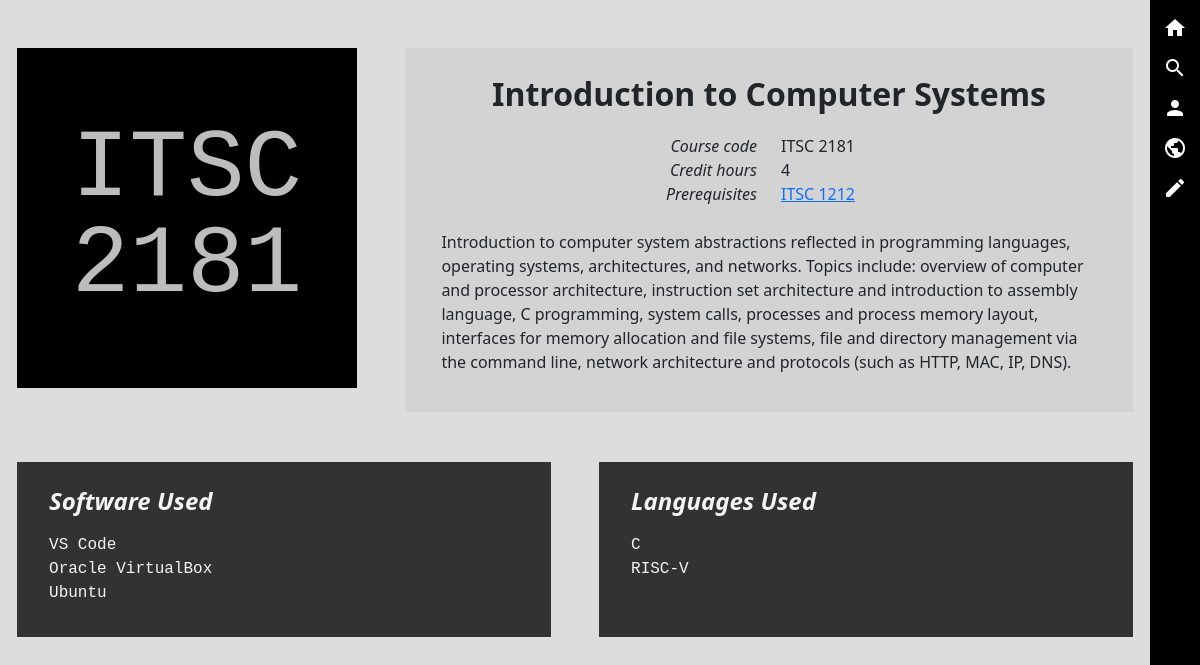
The page /course/1 on the database its author committed.
### app.py (models this page shows, shortened)
class Course(db.Model):
    id = db.Column(db.Integer, primary_key=True, autoincrement=True)
    title = db.Column(db.String(200), unique=True, nullable=False)
    course_code = db.Column(db.String(9), nullable=False)
    credit_hours = db.Column(db.Integer,nullable=False)
    description = db.Column(db.String(1000))
    compatible_language = db.relationship('Language', secondary=CourseLanguage, backref='compatible_course')
    compatible_software = db.relationship('Software', secondary=CourseSoftware, backref='compatible_course')
    course_requires = db.relationship('Course', secondary=CourseRequiresCourse, primaryjoin=(CourseRequiresCourse.c.course_id == id), secondaryjoin=(CourseRequiresCourse.c.required_course_id == id), backref='prerequisite_of')
    user_id = db.Column(db.String, db.ForeignKey(User.id))

class Software(db.Model):
    id = db.Column(db.Integer, primary_key=True, autoincrement=True)
    name = db.Column(db.String(200), unique=True, nullable=False)
    site_url = db.Column(db.String(200))
    download_url = db.Column(db.String(200))
    documentation_url = db.Column(db.String(200))
    description = db.Column(db.String(1000))
    guide_id = db.Column(db.Integer, db.ForeignKey(SoftwareGuide.id))
    user_id = db.Column(db.String, db.ForeignKey(User.id))

class Language(db.Model):
    id = db.Column(db.Integer, primary_key=True, autoincrement=True)
    name = db.Column(db.String(200), unique=True, nullable=False)
    site_url = db.Column(db.String(200))
    download_url = db.Column(db.String(200))
    documentation_url = db.Column(db.String(200))
    description = db.Column(db.String(1000))
    guide_id = db.Column(db.Integer, db.ForeignKey(LanguageGuide.id))
    user_id = db.Column(db.String, db.ForeignKey(User.id))
    compatible_software = db.relationship('Software', secondary=LanguageSoftware, backref='compatible_language')

### app.py (the view)
@app.route('/course/<int:id>', methods=['GET'])
def coursePage(id):
    course = db_access.getCourse(id)
    return render_template('database/course.html', course=course, languages=course.compatible_language, softwares=course.compatible_software, requires=course.course_requires)

### database_wrapper.py (called while the page is built)
    def getCourse(self, id):
        return self.Course.query.get_or_404(id)

### templates/database/course.html (shortened to what this page needs)
{% extends 'base.html' %}
{% block head %}
<link rel="stylesheet" href="{{ url_for('static', filename='css/database_page.css') }}">
{% endblock %}
{% block body %}
<div id="blocks" class="container mt-5">
    <div id="header-row" class="row g-5">
        <div class="col-xl-4"> <div class="ratio ratio-1x1">
            <div id="icon">
                <div> {% for line in course.course_code.split() %}
                        <h class="icon-text">{{ line }}</h>
                        <br>
                {% endfor %} </div>
            </div>
        </div> </div>
        <div class="col-xl-8"> <div id="details" class="overflow-auto">
            <h id="title" class="d-flex justify-content-center mb-3">{{ course.title }}</h>
            <div class="container">
                <div class="row">
                    <div class="col-sm-6 info_category">
                        Course code
                    </div>
                    <div class="col-sm-6 info_text">
                        {{ course.course_code }}
                    </div>
                </div>
                <div class="row">
                    <div class="col-sm-6 info_category">
                        Credit hours
                    </div>
                    <div class="col-sm-6 info_text">
                        {{ course.credit_hours }}
                    </div>
                </div>
                <div class="row">
                    <div class="col-sm-6 info_category">
                        Prerequisites
                    </div>
                    <div class="col-sm-6 info_text">
                        {% if requires|length < 1  %}
                        No Prerequisites
                        {% else %} {% for i in range(0,requires|length) %}
                        <a style="
                            color: rgba(var(--bs-link-color-rgb),var(--bs-link-opacity,1));
                            text-decoration: underline;"
                            href="/course/{{ requires[i].id }}"
                            >{{ requires[i].course_code }}</a>{% if i != requires|length-1 %}, {% endif %}
                        {% endfor %}
                        {% endif %}
                    </div>
                </div>
            </div>
            {% if course.description %}
            <p class="mt-4">{{ course.description }}</p>
            {% endif %}
        </div> </div>
    </div>
    <div id="links-row" class="row g-5">
        <div class="col-xl-6"> <div class="links-box">
            <h>Software Used</h>
            {% if softwares|length < 1  %}
                <p style="font-weight: bold;">None</p>
            {% else %}
                <ul>
                    {% for software in softwares %}
                        <li> <a href="/software/{{ software.id }}">
                            {{ software.name }}
                        </a> </li>
                    {% endfor %}
                </ul>
            {% endif %}
        </div> </div>
        <div class="col-xl-6"> <div class="links-box">
            <h>Languages Used</h>
            {% if languages|length < 1  %}
                <p style="font-weight: bold;">None</p>
            {% else %}
                <ul>
                    {% for language in languages %}
                    <li> <a href="/language/{{ language.id }}">
                        {{ language.name }}
                    </a> </li>
                    {% endfor %}
                </ul>
            {% endif %}
        </div> </div>
    </div>
</div>
{% endblock %}

### static/css/main.css (style rules this page uses)
html { --site-background-color: #DDDDDD; background-color: var(--site-background-color); }
body { padding: 0; margin: 0; display: flex; width: 100%; --nav-width: 50px; --nav-link-color: #fff; background-color: inherit !important; --font-code-style: 'Courier New', Courier, monospace; --font-robo-style: 'Fira Mono', 'Courier New', Courier, monospace; }
a { color: inherit; text-decoration: none; }

### static/css/database_page.css (style rules this page uses)
:root { --grid-gutter-width: 5%; }
#blocks > * { margin-bottom: 50px; }
#icon { font-family: var(--font-code-style); font-weight: 500; font-size: 8cqw; color: rgb(189, 189, 189); line-height: 1; background-color: black; overflow: hidden; padding: 10%; display: flex; align-items: center; justify-content: center; }
#details { background-color: lightgrey; height: 100%; padding-top: 3%; padding-bottom: 3%; padding-left: 5%; padding-right: 5%; }
#details h { font-size: 2rem; font-weight: bold; text-align: center; }
.info_category { text-align: right; font-style: italic; }
.info_text { text-align: left; }
.links-box { background-color: #323232; color: whitesmoke; height: 100%; padding-top: 4%; padding-bottom: 6%; padding-left: 6%; padding-right: 6%; }
.links-box h { font-size: x-large; font-weight: bold; font-style: italic; display: block; margin-bottom: 3%; }
.links-box ul { list-style-type: none; margin: 0; padding: 0; }
.links-box a, .links-box p { display: block; font-family: var(--font-code-style); color: inherit; }

### rows shown on the page
Course: title "Introduction to Computer Systems", course_code "ITSC 2181", credit_hours "4", description "Introduction to computer system abstractions reflected in programming languages, operating systems, architectures, and networks. Topics include: overview of computer and processor architecture, instruction set architecture and introduction to assembly language, C programming, system calls, processes and process memory layout, interfaces for memory allocation and file systems, file and directory management via the command line, network architecture and protocols (such as HTTP, MAC, IP, DNS)."
Course: course_code "ITSC 1212"
Software: name "VS Code"
Software: name "Oracle VirtualBox"
Software: name "Ubuntu"
Language: name "C"
Language: name "RISC-V"

### other values the page prints
{{ line }} "ITSC" "2181"
